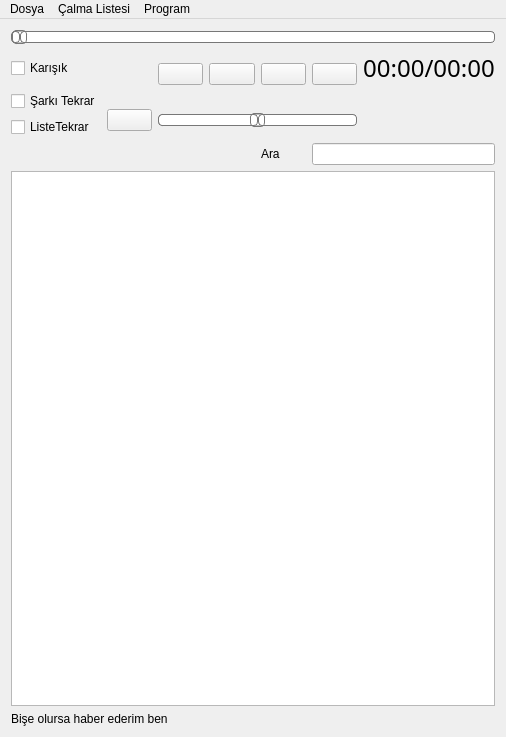
<?xml version="1.0" encoding="UTF-8"?>
<ui version="4.0">
 <class>MainWindow</class>
 <widget class="QMainWindow" name="MainWindow">
  <property name="geometry">
   <rect>
    <x>0</x>
    <y>0</y>
    <width>506</width>
    <height>737</height>
   </rect>
  </property>
  <property name="windowTitle">
   <string>MainWindow</string>
  </property>
  <widget class="QWidget" name="centralWidget">
   <layout class="QGridLayout" name="gridLayout">
    <item row="3" column="2" rowspan="2" colspan="4">
     <widget class="QSlider" name="pbVolume">
      <property name="styleSheet">
       <string notr="true">QSlider::groove:horizontal {
border: 1px solid #bbb;
background: white;
height: 10px;
border-radius: 4px;
}

QSlider::sub-page:horizontal {
background: qlineargradient(x1: 0, y1: 0,    x2: 0, y2: 1,
    stop: 0 #66e, stop: 1 #bbf);
background: qlineargradient(x1: 0, y1: 0.2, x2: 1, y2: 1,
    stop: 0 #bbf, stop: 1 #55f);
border: 1px solid #777;
height: 10px;
border-radius: 4px;
}

QSlider::add-page:horizontal {
background: #fff;
border: 1px solid #777;
height: 10px;
border-radius: 4px;
}

QSlider::handle:horizontal {
background: qlineargradient(x1:0, y1:0, x2:1, y2:1,
    stop:0 #eee, stop:1 #ccc);
border: 1px solid #777;
width: 13px;
margin-top: -2px;
margin-bottom: -2px;
border-radius: 4px;
}

QSlider::handle:horizontal:hover {
background: qlineargradient(x1:0, y1:0, x2:1, y2:1,
    stop:0 #fff, stop:1 #ddd);
border: 1px solid #444;
border-radius: 4px;
}

QSlider::sub-page:horizontal:disabled {
background: #bbb;
border-color: #999;
}

QSlider::add-page:horizontal:disabled {
background: #eee;
border-color: #999;
}

QSlider::handle:horizontal:disabled {
background: #eee;
border: 1px solid #aaa;
border-radius: 4px;
}</string>
      </property>
      <property name="maximum">
       <number>100</number>
      </property>
      <property name="value">
       <number>50</number>
      </property>
      <property name="orientation">
       <enum>Qt::Horizontal</enum>
      </property>
     </widget>
    </item>
    <item row="7" column="0" colspan="7">
     <widget class="QLabel" name="lblLastProcess">
      <property name="text">
       <string>Bişe olursa haber ederim ben </string>
      </property>
     </widget>
    </item>
    <item row="5" column="5" colspan="2">
     <widget class="QLineEdit" name="txtSearchMusic"/>
    </item>
    <item row="5" column="4">
     <widget class="QLabel" name="label">
      <property name="text">
       <string>Ara</string>
      </property>
     </widget>
    </item>
    <item row="1" column="2" rowspan="2">
     <widget class="QPushButton" name="btnPlay">
      <property name="autoFillBackground">
       <bool>false</bool>
      </property>
      <property name="styleSheet">
       <string notr="true"/>
      </property>
      <property name="text">
       <string/>
      </property>
      <property name="icon">
       <iconset resource="resimler.qrc">
        <normaloff>:/imgOynat</normaloff>:/imgOynat</iconset>
      </property>
      <property name="flat">
       <bool>false</bool>
      </property>
     </widget>
    </item>
    <item row="6" column="0" colspan="7">
     <widget class="QTableView" name="lstMusic">
      <property name="sizePolicy">
       <sizepolicy hsizetype="Expanding" vsizetype="Expanding">
        <horstretch>0</horstretch>
        <verstretch>0</verstretch>
       </sizepolicy>
      </property>
      <attribute name="horizontalHeaderVisible">
       <bool>false</bool>
      </attribute>
     </widget>
    </item>
    <item row="1" column="0">
     <widget class="QCheckBox" name="chkShuffle">
      <property name="text">
       <string>Karışık</string>
      </property>
     </widget>
    </item>
    <item row="1" column="3" rowspan="2">
     <widget class="QPushButton" name="btnStop">
      <property name="text">
       <string/>
      </property>
      <property name="icon">
       <iconset resource="resimler.qrc">
        <normaloff>:/imgDurdur</normaloff>:/imgDurdur</iconset>
      </property>
     </widget>
    </item>
    <item row="0" column="0" colspan="7">
     <widget class="QSlider" name="pbMusic">
      <property name="styleSheet">
       <string notr="true">QSlider::groove:horizontal {
border: 1px solid #bbb;
background: white;
height: 10px;
border-radius: 4px;
}

QSlider::sub-page:horizontal {
background: qlineargradient(x1: 0, y1: 0,    x2: 0, y2: 1,
    stop: 0 #66e, stop: 1 #bbf);
background: qlineargradient(x1: 0, y1: 0.2, x2: 1, y2: 1,
    stop: 0 #bbf, stop: 1 #55f);
border: 1px solid #777;
height: 10px;
border-radius: 4px;
}

QSlider::add-page:horizontal {
background: #fff;
border: 1px solid #777;
height: 10px;
border-radius: 4px;
}

QSlider::handle:horizontal {
background: qlineargradient(x1:0, y1:0, x2:1, y2:1,
    stop:0 #eee, stop:1 #ccc);
border: 1px solid #777;
width: 13px;
margin-top: -2px;
margin-bottom: -2px;
border-radius: 4px;
}

QSlider::handle:horizontal:hover {
background: qlineargradient(x1:0, y1:0, x2:1, y2:1,
    stop:0 #fff, stop:1 #ddd);
border: 1px solid #444;
border-radius: 4px;
}

QSlider::sub-page:horizontal:disabled {
background: #bbb;
border-color: #999;
}

QSlider::add-page:horizontal:disabled {
background: #eee;
border-color: #999;
}

QSlider::handle:horizontal:disabled {
background: #eee;
border: 1px solid #aaa;
border-radius: 4px;
}</string>
      </property>
      <property name="value">
       <number>0</number>
      </property>
      <property name="orientation">
       <enum>Qt::Horizontal</enum>
      </property>
      <property name="tickPosition">
       <enum>QSlider::NoTicks</enum>
      </property>
     </widget>
    </item>
    <item row="2" column="0" rowspan="2">
     <widget class="QCheckBox" name="chkRepeatCurrent">
      <property name="text">
       <string>Şarkı Tekrar</string>
      </property>
     </widget>
    </item>
    <item row="1" column="5" rowspan="2">
     <widget class="QPushButton" name="btnNext">
      <property name="text">
       <string/>
      </property>
      <property name="icon">
       <iconset resource="resimler.qrc">
        <normaloff>:/imgIleri</normaloff>:/imgIleri</iconset>
      </property>
     </widget>
    </item>
    <item row="1" column="6">
     <widget class="QLabel" name="lblCurrentMusicDuration">
      <property name="palette">
       <palette>
        <active>
         <colorrole role="WindowText">
          <brush brushstyle="SolidPattern">
           <color alpha="255">
            <red>0</red>
            <green>0</green>
            <blue>0</blue>
           </color>
          </brush>
         </colorrole>
         <colorrole role="Button">
          <brush brushstyle="SolidPattern">
           <color alpha="255">
            <red>255</red>
            <green>255</green>
            <blue>255</blue>
           </color>
          </brush>
         </colorrole>
         <colorrole role="Light">
          <brush brushstyle="SolidPattern">
           <color alpha="255">
            <red>255</red>
            <green>255</green>
            <blue>255</blue>
           </color>
          </brush>
         </colorrole>
         <colorrole role="Midlight">
          <brush brushstyle="SolidPattern">
           <color alpha="255">
            <red>255</red>
            <green>255</green>
            <blue>255</blue>
           </color>
          </brush>
         </colorrole>
         <colorrole role="Dark">
          <brush brushstyle="SolidPattern">
           <color alpha="255">
            <red>127</red>
            <green>127</green>
            <blue>127</blue>
           </color>
          </brush>
         </colorrole>
         <colorrole role="Mid">
          <brush brushstyle="SolidPattern">
           <color alpha="255">
            <red>170</red>
            <green>170</green>
            <blue>170</blue>
           </color>
          </brush>
         </colorrole>
         <colorrole role="Text">
          <brush brushstyle="SolidPattern">
           <color alpha="255">
            <red>0</red>
            <green>0</green>
            <blue>0</blue>
           </color>
          </brush>
         </colorrole>
         <colorrole role="BrightText">
          <brush brushstyle="SolidPattern">
           <color alpha="255">
            <red>255</red>
            <green>255</green>
            <blue>255</blue>
           </color>
          </brush>
         </colorrole>
         <colorrole role="ButtonText">
          <brush brushstyle="SolidPattern">
           <color alpha="255">
            <red>0</red>
            <green>0</green>
            <blue>0</blue>
           </color>
          </brush>
         </colorrole>
         <colorrole role="Base">
          <brush brushstyle="SolidPattern">
           <color alpha="255">
            <red>255</red>
            <green>255</green>
            <blue>255</blue>
           </color>
          </brush>
         </colorrole>
         <colorrole role="Window">
          <brush brushstyle="SolidPattern">
           <color alpha="255">
            <red>255</red>
            <green>255</green>
            <blue>255</blue>
           </color>
          </brush>
         </colorrole>
         <colorrole role="Shadow">
          <brush brushstyle="SolidPattern">
           <color alpha="255">
            <red>0</red>
            <green>0</green>
            <blue>0</blue>
           </color>
          </brush>
         </colorrole>
         <colorrole role="AlternateBase">
          <brush brushstyle="SolidPattern">
           <color alpha="255">
            <red>255</red>
            <green>255</green>
            <blue>255</blue>
           </color>
          </brush>
         </colorrole>
         <colorrole role="ToolTipBase">
          <brush brushstyle="SolidPattern">
           <color alpha="255">
            <red>255</red>
            <green>255</green>
            <blue>220</blue>
           </color>
          </brush>
         </colorrole>
         <colorrole role="ToolTipText">
          <brush brushstyle="SolidPattern">
           <color alpha="255">
            <red>0</red>
            <green>0</green>
            <blue>0</blue>
           </color>
          </brush>
         </colorrole>
        </active>
        <inactive>
         <colorrole role="WindowText">
          <brush brushstyle="SolidPattern">
           <color alpha="255">
            <red>0</red>
            <green>0</green>
            <blue>0</blue>
           </color>
          </brush>
         </colorrole>
         <colorrole role="Button">
          <brush brushstyle="SolidPattern">
           <color alpha="255">
            <red>255</red>
            <green>255</green>
            <blue>255</blue>
           </color>
          </brush>
         </colorrole>
         <colorrole role="Light">
          <brush brushstyle="SolidPattern">
           <color alpha="255">
            <red>255</red>
            <green>255</green>
            <blue>255</blue>
           </color>
          </brush>
         </colorrole>
         <colorrole role="Midlight">
          <brush brushstyle="SolidPattern">
           <color alpha="255">
            <red>255</red>
            <green>255</green>
            <blue>255</blue>
           </color>
          </brush>
         </colorrole>
         <colorrole role="Dark">
          <brush brushstyle="SolidPattern">
           <color alpha="255">
            <red>127</red>
            <green>127</green>
            <blue>127</blue>
           </color>
          </brush>
         </colorrole>
         <colorrole role="Mid">
          <brush brushstyle="SolidPattern">
           <color alpha="255">
            <red>170</red>
            <green>170</green>
            <blue>170</blue>
           </color>
          </brush>
         </colorrole>
         <colorrole role="Text">
          <brush brushstyle="SolidPattern">
           <color alpha="255">
            <red>0</red>
            <green>0</green>
            <blue>0</blue>
           </color>
          </brush>
         </colorrole>
         <colorrole role="BrightText">
          <brush brushstyle="SolidPattern">
           <color alpha="255">
            <red>255</red>
            <green>255</green>
            <blue>255</blue>
           </color>
          </brush>
         </colorrole>
         <colorrole role="ButtonText">
          <brush brushstyle="SolidPattern">
           <color alpha="255">
            <red>0</red>
            <green>0</green>
            <blue>0</blue>
           </color>
          </brush>
         </colorrole>
         <colorrole role="Base">
          <brush brushstyle="SolidPattern">
           <color alpha="255">
            <red>255</red>
            <green>255</green>
            <blue>255</blue>
           </color>
          </brush>
         </colorrole>
         <colorrole role="Window">
          <brush brushstyle="SolidPattern">
           <color alpha="255">
            <red>255</red>
            <green>255</green>
            <blue>255</blue>
           </color>
          </brush>
         </colorrole>
         <colorrole role="Shadow">
          <brush brushstyle="SolidPattern">
           <color alpha="255">
            <red>0</red>
            <green>0</green>
            <blue>0</blue>
           </color>
          </brush>
         </colorrole>
         <colorrole role="AlternateBase">
          <brush brushstyle="SolidPattern">
           <color alpha="255">
            <red>255</red>
            <green>255</green>
            <blue>255</blue>
           </color>
          </brush>
         </colorrole>
         <colorrole role="ToolTipBase">
          <brush brushstyle="SolidPattern">
           <color alpha="255">
            <red>255</red>
            <green>255</green>
            <blue>220</blue>
           </color>
          </brush>
         </colorrole>
         <colorrole role="ToolTipText">
          <brush brushstyle="SolidPattern">
           <color alpha="255">
            <red>0</red>
            <green>0</green>
            <blue>0</blue>
           </color>
          </brush>
         </colorrole>
        </inactive>
        <disabled>
         <colorrole role="WindowText">
          <brush brushstyle="SolidPattern">
           <color alpha="255">
            <red>127</red>
            <green>127</green>
            <blue>127</blue>
           </color>
          </brush>
         </colorrole>
         <colorrole role="Button">
          <brush brushstyle="SolidPattern">
           <color alpha="255">
            <red>255</red>
            <green>255</green>
            <blue>255</blue>
           </color>
          </brush>
         </colorrole>
         <colorrole role="Light">
          <brush brushstyle="SolidPattern">
           <color alpha="255">
            <red>255</red>
            <green>255</green>
            <blue>255</blue>
           </color>
          </brush>
         </colorrole>
         <colorrole role="Midlight">
          <brush brushstyle="SolidPattern">
           <color alpha="255">
            <red>255</red>
            <green>255</green>
            <blue>255</blue>
           </color>
          </brush>
         </colorrole>
         <colorrole role="Dark">
          <brush brushstyle="SolidPattern">
           <color alpha="255">
            <red>127</red>
            <green>127</green>
            <blue>127</blue>
           </color>
          </brush>
         </colorrole>
         <colorrole role="Mid">
          <brush brushstyle="SolidPattern">
           <color alpha="255">
            <red>170</red>
            <green>170</green>
            <blue>170</blue>
           </color>
          </brush>
         </colorrole>
         <colorrole role="Text">
          <brush brushstyle="SolidPattern">
           <color alpha="255">
            <red>127</red>
            <green>127</green>
            <blue>127</blue>
           </color>
          </brush>
         </colorrole>
         <colorrole role="BrightText">
          <brush brushstyle="SolidPattern">
           <color alpha="255">
            <red>255</red>
            <green>255</green>
            <blue>255</blue>
           </color>
          </brush>
         </colorrole>
         <colorrole role="ButtonText">
          <brush brushstyle="SolidPattern">
           <color alpha="255">
            <red>127</red>
            <green>127</green>
            <blue>127</blue>
           </color>
          </brush>
         </colorrole>
         <colorrole role="Base">
          <brush brushstyle="SolidPattern">
           <color alpha="255">
            <red>255</red>
            <green>255</green>
            <blue>255</blue>
           </color>
          </brush>
         </colorrole>
         <colorrole role="Window">
          <brush brushstyle="SolidPattern">
           <color alpha="255">
            <red>255</red>
            <green>255</green>
            <blue>255</blue>
           </color>
          </brush>
         </colorrole>
         <colorrole role="Shadow">
          <brush brushstyle="SolidPattern">
           <color alpha="255">
            <red>0</red>
            <green>0</green>
            <blue>0</blue>
           </color>
          </brush>
         </colorrole>
         <colorrole role="AlternateBase">
          <brush brushstyle="SolidPattern">
           <color alpha="255">
            <red>255</red>
            <green>255</green>
            <blue>255</blue>
           </color>
          </brush>
         </colorrole>
         <colorrole role="ToolTipBase">
          <brush brushstyle="SolidPattern">
           <color alpha="255">
            <red>255</red>
            <green>255</green>
            <blue>220</blue>
           </color>
          </brush>
         </colorrole>
         <colorrole role="ToolTipText">
          <brush brushstyle="SolidPattern">
           <color alpha="255">
            <red>0</red>
            <green>0</green>
            <blue>0</blue>
           </color>
          </brush>
         </colorrole>
        </disabled>
       </palette>
      </property>
      <property name="font">
       <font>
        <family>Purisa</family>
        <pointsize>18</pointsize>
        <weight>50</weight>
        <italic>false</italic>
        <bold>false</bold>
        <kerning>true</kerning>
       </font>
      </property>
      <property name="frameShape">
       <enum>QFrame::NoFrame</enum>
      </property>
      <property name="lineWidth">
       <number>2</number>
      </property>
      <property name="text">
       <string>00:00/00:00</string>
      </property>
      <property name="textFormat">
       <enum>Qt::PlainText</enum>
      </property>
      <property name="scaledContents">
       <bool>false</bool>
      </property>
      <property name="alignment">
       <set>Qt::AlignCenter</set>
      </property>
     </widget>
    </item>
    <item row="1" column="4" rowspan="2">
     <widget class="QPushButton" name="btnPrevious">
      <property name="text">
       <string/>
      </property>
      <property name="icon">
       <iconset resource="resimler.qrc">
        <normaloff>:/imgGeri</normaloff>:/imgGeri</iconset>
      </property>
     </widget>
    </item>
    <item row="3" column="1" rowspan="2">
     <widget class="QPushButton" name="btnMute">
      <property name="styleSheet">
       <string notr="true"/>
      </property>
      <property name="text">
       <string/>
      </property>
      <property name="icon">
       <iconset resource="resimler.qrc">
        <normaloff>:/imgVoiceOn</normaloff>:/imgVoiceOn</iconset>
      </property>
     </widget>
    </item>
    <item row="4" column="0">
     <widget class="QCheckBox" name="chkRepeatList">
      <property name="text">
       <string>ListeTekrar</string>
      </property>
     </widget>
    </item>
   </layout>
  </widget>
  <widget class="QMenuBar" name="menuBar">
   <property name="geometry">
    <rect>
     <x>0</x>
     <y>0</y>
     <width>506</width>
     <height>21</height>
    </rect>
   </property>
   <widget class="QMenu" name="menuDosya">
    <property name="title">
     <string>Dosya</string>
    </property>
    <addaction name="menuAddMusic"/>
    <addaction name="menuShowMusicInformation"/>
   </widget>
   <widget class="QMenu" name="menu_alma_Listesi">
    <property name="title">
     <string>Çalma Listesi</string>
    </property>
    <addaction name="menuExportPlaylist"/>
    <addaction name="menuImportPlaylist"/>
    <addaction name="actionClearList"/>
   </widget>
   <widget class="QMenu" name="menuProgram">
    <property name="title">
     <string>Program</string>
    </property>
    <addaction name="actionAboutMe"/>
    <addaction name="actionQuit"/>
   </widget>
   <addaction name="menuDosya"/>
   <addaction name="menu_alma_Listesi"/>
   <addaction name="menuProgram"/>
  </widget>
  <action name="menuAddMusic">
   <property name="text">
    <string>Müzik Ekle</string>
   </property>
  </action>
  <action name="actionExit">
   <property name="text">
    <string>Çıkış</string>
   </property>
  </action>
  <action name="menuShowMusicInformation">
   <property name="text">
    <string>Şarkı Bilgisi Göster</string>
   </property>
  </action>
  <action name="menuExportPlaylist">
   <property name="text">
    <string>Dışa Aktar</string>
   </property>
  </action>
  <action name="menuImportPlaylist">
   <property name="text">
    <string>İçe Aktar</string>
   </property>
  </action>
  <action name="actionClearList">
   <property name="text">
    <string>Listeyi Temizle</string>
   </property>
  </action>
  <action name="actionAboutMe">
   <property name="text">
    <string>Hakkımda</string>
   </property>
  </action>
  <action name="actionQuit">
   <property name="text">
    <string>Çıkış</string>
   </property>
  </action>
 </widget>
 <layoutdefault spacing="6" margin="11"/>
 <resources>
  <include location="resimler.qrc"/>
 </resources>
 <connections/>
</ui>
